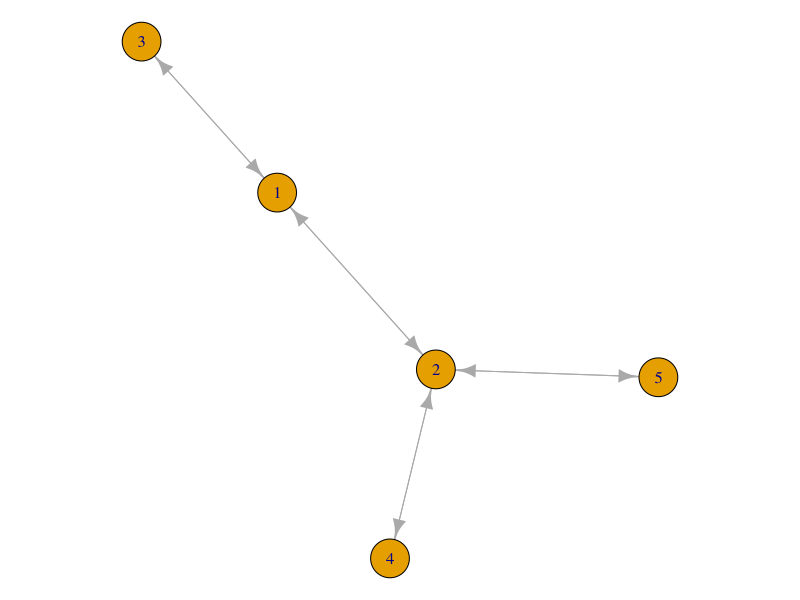
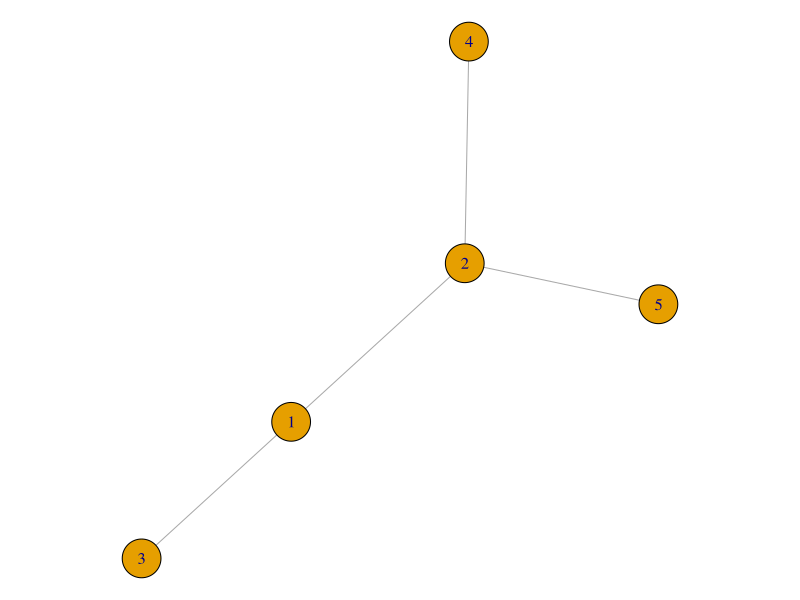
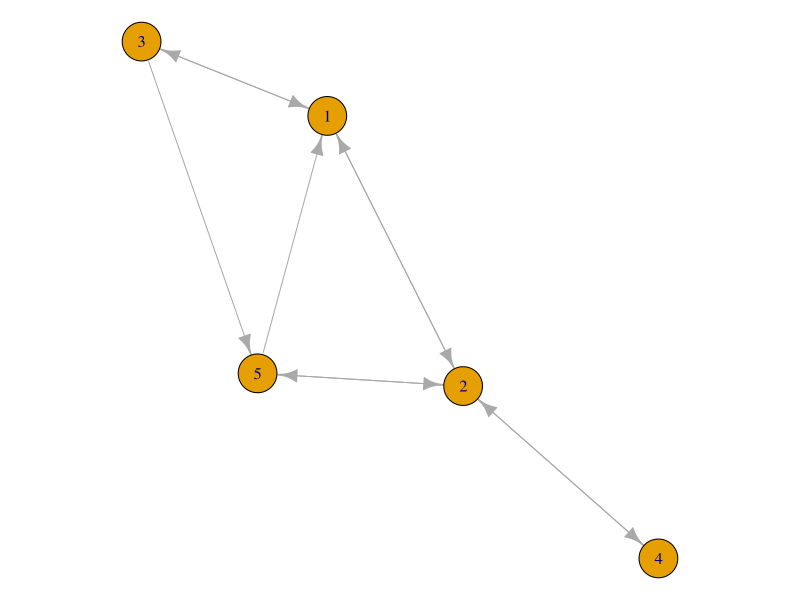

Here is the R script that generated these plots, in order:
A_u <- matrix(c(0,1,1,0,0, # An example input matrix
                1,0,0,1,1,
                1,0,0,0,0,
                0,1,0,0,0,
                0,1,0,0,0),5,5, byrow=F)
isSymmetric(A_u)
A_u
g <- igraph::graph.adjacency(A_u, mode = 'directed')
par(mar=c(0,0,0,0))
plot(g)
g <- igraph::graph.adjacency(A_u, mode = 'undirected')
par(mar=c(0,0,0,0))
plot(g)



A_d <- matrix(c(0,1,1,0,1, # An example input matrix
                1,0,0,1,1,
                1,0,0,0,0,
                0,1,0,0,0,
                0,1,1,0,0),5,5, byrow=F)
isSymmetric(A_d)
g1 <- igraph::graph.adjacency(A_d, mode = 'directed')
par(mar=c(0,0,0,0))
plot(g1)
